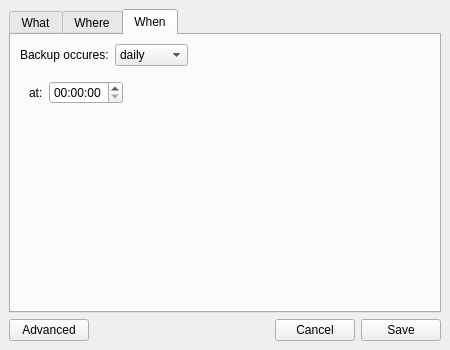
<?xml version="1.0" encoding="UTF-8"?>
<ui version="4.0">
 <class>MainWindow</class>
 <widget class="QMainWindow" name="MainWindow">
  <property name="geometry">
   <rect>
    <x>0</x>
    <y>0</y>
    <width>450</width>
    <height>350</height>
   </rect>
  </property>
  <property name="minimumSize">
   <size>
    <width>450</width>
    <height>350</height>
   </size>
  </property>
  <property name="font">
   <font>
    <family>Segoe UI</family>
    <pointsize>9</pointsize>
   </font>
  </property>
  <property name="windowTitle">
   <string>YodaBox</string>
  </property>
  <property name="locale">
   <locale language="English" country="UnitedStates"/>
  </property>
  <widget class="QWidget" name="centralwidget">
   <layout class="QHBoxLayout" name="horizontalLayout_3">
    <item>
     <layout class="QVBoxLayout" name="verticalLayout">
      <item>
       <widget class="QTabWidget" name="tabConfiguration">
        <property name="currentIndex">
         <number>2</number>
        </property>
        <widget class="QWidget" name="tabWhat">
         <attribute name="title">
          <string>What</string>
         </attribute>
         <layout class="QHBoxLayout" name="horizontalLayout_5">
          <item>
           <layout class="QVBoxLayout" name="verticalLayout_3">
            <property name="bottomMargin">
             <number>0</number>
            </property>
            <item>
             <layout class="QVBoxLayout" name="verticalLayout_2">
              <item>
               <widget class="QLabel" name="labSources">
                <property name="text">
                 <string>Select folders you want to sync</string>
                </property>
               </widget>
              </item>
              <item>
               <widget class="QListView" name="lstSources">
                <property name="minimumSize">
                 <size>
                  <width>0</width>
                  <height>0</height>
                 </size>
                </property>
               </widget>
              </item>
             </layout>
            </item>
            <item>
             <layout class="QHBoxLayout" name="horizontalLayout_4">
              <item>
               <widget class="QPushButton" name="btnAdd">
                <property name="maximumSize">
                 <size>
                  <width>75</width>
                  <height>16777215</height>
                 </size>
                </property>
                <property name="text">
                 <string>Add</string>
                </property>
               </widget>
              </item>
              <item>
               <widget class="QLabel" name="labPath">
                <property name="text">
                 <string>path here</string>
                </property>
               </widget>
              </item>
             </layout>
            </item>
           </layout>
          </item>
         </layout>
        </widget>
        <widget class="QWidget" name="tabWhere">
         <attribute name="title">
          <string>Where</string>
         </attribute>
         <layout class="QHBoxLayout" name="horizontalLayout_8">
          <item>
           <layout class="QVBoxLayout" name="verticalLayout_4">
            <item>
             <widget class="QLabel" name="labTarget">
              <property name="text">
               <string>Chose backup location</string>
              </property>
             </widget>
            </item>
            <item>
             <layout class="QHBoxLayout" name="horizontalLayout_6">
              <item>
               <widget class="QLineEdit" name="elnTarget"/>
              </item>
              <item>
               <widget class="QPushButton" name="btnBrowseTarget">
                <property name="text">
                 <string>Browse</string>
                </property>
               </widget>
              </item>
             </layout>
            </item>
            <item>
             <layout class="QHBoxLayout" name="horizontalLayout_7">
              <item>
               <widget class="QCommandLinkButton" name="clbService1">
                <property name="sizePolicy">
                 <sizepolicy hsizetype="Fixed" vsizetype="Fixed">
                  <horstretch>0</horstretch>
                  <verstretch>0</verstretch>
                 </sizepolicy>
                </property>
                <property name="maximumSize">
                 <size>
                  <width>50</width>
                  <height>50</height>
                 </size>
                </property>
                <property name="text">
                 <string>1</string>
                </property>
               </widget>
              </item>
              <item>
               <widget class="QCommandLinkButton" name="clbService2">
                <property name="sizePolicy">
                 <sizepolicy hsizetype="Fixed" vsizetype="Fixed">
                  <horstretch>0</horstretch>
                  <verstretch>0</verstretch>
                 </sizepolicy>
                </property>
                <property name="maximumSize">
                 <size>
                  <width>50</width>
                  <height>50</height>
                 </size>
                </property>
                <property name="text">
                 <string>2</string>
                </property>
               </widget>
              </item>
              <item>
               <widget class="QCommandLinkButton" name="clbService3">
                <property name="sizePolicy">
                 <sizepolicy hsizetype="Fixed" vsizetype="Fixed">
                  <horstretch>0</horstretch>
                  <verstretch>0</verstretch>
                 </sizepolicy>
                </property>
                <property name="maximumSize">
                 <size>
                  <width>50</width>
                  <height>50</height>
                 </size>
                </property>
                <property name="text">
                 <string>3</string>
                </property>
               </widget>
              </item>
              <item>
               <widget class="QCommandLinkButton" name="clbService4">
                <property name="sizePolicy">
                 <sizepolicy hsizetype="Fixed" vsizetype="Fixed">
                  <horstretch>0</horstretch>
                  <verstretch>0</verstretch>
                 </sizepolicy>
                </property>
                <property name="maximumSize">
                 <size>
                  <width>50</width>
                  <height>50</height>
                 </size>
                </property>
                <property name="text">
                 <string>4</string>
                </property>
               </widget>
              </item>
              <item>
               <spacer name="horizontalSpacer_2">
                <property name="orientation">
                 <enum>Qt::Horizontal</enum>
                </property>
                <property name="sizeHint" stdset="0">
                 <size>
                  <width>40</width>
                  <height>20</height>
                 </size>
                </property>
               </spacer>
              </item>
             </layout>
            </item>
            <item>
             <spacer name="verticalSpacer">
              <property name="orientation">
               <enum>Qt::Vertical</enum>
              </property>
              <property name="sizeHint" stdset="0">
               <size>
                <width>20</width>
                <height>40</height>
               </size>
              </property>
             </spacer>
            </item>
           </layout>
          </item>
         </layout>
        </widget>
        <widget class="QWidget" name="tabWhen">
         <attribute name="title">
          <string>When</string>
         </attribute>
         <layout class="QVBoxLayout" name="verticalLayout_5">
          <item>
           <layout class="QHBoxLayout" name="horizontalLayout_9">
            <item>
             <widget class="QLabel" name="labOccures">
              <property name="text">
               <string>Backup occures:</string>
              </property>
             </widget>
            </item>
            <item>
             <widget class="QComboBox" name="cmbOccures">
              <item>
               <property name="text">
                <string>daily</string>
               </property>
              </item>
              <item>
               <property name="text">
                <string>weekly</string>
               </property>
              </item>
              <item>
               <property name="text">
                <string>monthly</string>
               </property>
              </item>
             </widget>
            </item>
            <item>
             <spacer name="horizontalSpacer_3">
              <property name="orientation">
               <enum>Qt::Horizontal</enum>
              </property>
              <property name="sizeHint" stdset="0">
               <size>
                <width>40</width>
                <height>20</height>
               </size>
              </property>
             </spacer>
            </item>
           </layout>
          </item>
          <item>
           <widget class="QStackedWidget" name="stwOccures">
            <property name="lineWidth">
             <number>0</number>
            </property>
            <property name="currentIndex">
             <number>0</number>
            </property>
            <widget class="QWidget" name="page_5">
             <layout class="QVBoxLayout" name="verticalLayout_7">
              <item>
               <layout class="QHBoxLayout" name="horizontalLayout_11">
                <item>
                 <widget class="QLabel" name="labAtDaily">
                  <property name="text">
                   <string>at:</string>
                  </property>
                 </widget>
                </item>
                <item>
                 <widget class="QTimeEdit" name="etmDaily"/>
                </item>
                <item>
                 <spacer name="horizontalSpacer_7">
                  <property name="orientation">
                   <enum>Qt::Horizontal</enum>
                  </property>
                  <property name="sizeHint" stdset="0">
                   <size>
                    <width>40</width>
                    <height>20</height>
                   </size>
                  </property>
                 </spacer>
                </item>
               </layout>
              </item>
              <item>
               <spacer name="verticalSpacer_3">
                <property name="orientation">
                 <enum>Qt::Vertical</enum>
                </property>
                <property name="sizeHint" stdset="0">
                 <size>
                  <width>20</width>
                  <height>40</height>
                 </size>
                </property>
               </spacer>
              </item>
             </layout>
            </widget>
            <widget class="QWidget" name="page_6">
             <widget class="QWidget" name="layoutWidget">
              <property name="geometry">
               <rect>
                <x>10</x>
                <y>0</y>
                <width>391</width>
                <height>103</height>
               </rect>
              </property>
              <layout class="QVBoxLayout" name="verticalLayout_6">
               <item>
                <layout class="QGridLayout" name="gridLayout_2">
                 <item row="0" column="0">
                  <widget class="QLabel" name="labEveryWeekly">
                   <property name="text">
                    <string>every:</string>
                   </property>
                  </widget>
                 </item>
                 <item row="0" column="1">
                  <widget class="QCheckBox" name="chbMon">
                   <property name="text">
                    <string>Monday</string>
                   </property>
                  </widget>
                 </item>
                 <item row="0" column="2">
                  <widget class="QCheckBox" name="chbTue">
                   <property name="text">
                    <string>Tuesday</string>
                   </property>
                  </widget>
                 </item>
                 <item row="0" column="3">
                  <widget class="QCheckBox" name="chbWed">
                   <property name="text">
                    <string>Wednesday</string>
                   </property>
                  </widget>
                 </item>
                 <item row="1" column="1">
                  <widget class="QCheckBox" name="chbThu">
                   <property name="text">
                    <string>Thursday</string>
                   </property>
                  </widget>
                 </item>
                 <item row="1" column="2">
                  <widget class="QCheckBox" name="chbFri">
                   <property name="text">
                    <string>Friday</string>
                   </property>
                  </widget>
                 </item>
                 <item row="1" column="3">
                  <widget class="QCheckBox" name="chbSat">
                   <property name="text">
                    <string>Saturday</string>
                   </property>
                  </widget>
                 </item>
                 <item row="1" column="4">
                  <spacer name="horizontalSpacer_6">
                   <property name="orientation">
                    <enum>Qt::Horizontal</enum>
                   </property>
                   <property name="sizeHint" stdset="0">
                    <size>
                     <width>40</width>
                     <height>20</height>
                    </size>
                   </property>
                  </spacer>
                 </item>
                 <item row="2" column="1">
                  <widget class="QCheckBox" name="chbSun">
                   <property name="text">
                    <string>Sunday</string>
                   </property>
                  </widget>
                 </item>
                </layout>
               </item>
               <item>
                <layout class="QHBoxLayout" name="horizontalLayout_12">
                 <item>
                  <widget class="QLabel" name="labAtWeekly">
                   <property name="text">
                    <string>at:</string>
                   </property>
                  </widget>
                 </item>
                 <item>
                  <widget class="QTimeEdit" name="etmWeekly"/>
                 </item>
                 <item>
                  <spacer name="horizontalSpacer_8">
                   <property name="orientation">
                    <enum>Qt::Horizontal</enum>
                   </property>
                   <property name="sizeHint" stdset="0">
                    <size>
                     <width>40</width>
                     <height>20</height>
                    </size>
                   </property>
                  </spacer>
                 </item>
                </layout>
               </item>
              </layout>
             </widget>
            </widget>
            <widget class="QWidget" name="page_7">
             <layout class="QVBoxLayout" name="verticalLayout_8">
              <item>
               <layout class="QHBoxLayout" name="horizontalLayout_10">
                <item>
                 <widget class="QLabel" name="labEveryMonthly">
                  <property name="text">
                   <string>every</string>
                  </property>
                 </widget>
                </item>
                <item>
                 <widget class="QSpinBox" name="spbMonthly"/>
                </item>
                <item>
                 <widget class="QLabel" name="labDayMonthly">
                  <property name="text">
                   <string>day of the month</string>
                  </property>
                 </widget>
                </item>
                <item>
                 <spacer name="horizontalSpacer_4">
                  <property name="orientation">
                   <enum>Qt::Horizontal</enum>
                  </property>
                  <property name="sizeHint" stdset="0">
                   <size>
                    <width>40</width>
                    <height>20</height>
                   </size>
                  </property>
                 </spacer>
                </item>
               </layout>
              </item>
              <item>
               <layout class="QHBoxLayout" name="horizontalLayout_13">
                <item>
                 <widget class="QLabel" name="labAtMonthly">
                  <property name="text">
                   <string>at:</string>
                  </property>
                 </widget>
                </item>
                <item>
                 <widget class="QTimeEdit" name="etmMonthly"/>
                </item>
                <item>
                 <spacer name="horizontalSpacer_9">
                  <property name="orientation">
                   <enum>Qt::Horizontal</enum>
                  </property>
                  <property name="sizeHint" stdset="0">
                   <size>
                    <width>40</width>
                    <height>20</height>
                   </size>
                  </property>
                 </spacer>
                </item>
               </layout>
              </item>
              <item>
               <spacer name="verticalSpacer_4">
                <property name="orientation">
                 <enum>Qt::Vertical</enum>
                </property>
                <property name="sizeHint" stdset="0">
                 <size>
                  <width>20</width>
                  <height>40</height>
                 </size>
                </property>
               </spacer>
              </item>
             </layout>
            </widget>
           </widget>
          </item>
          <item>
           <spacer name="verticalSpacer_2">
            <property name="orientation">
             <enum>Qt::Vertical</enum>
            </property>
            <property name="sizeHint" stdset="0">
             <size>
              <width>20</width>
              <height>40</height>
             </size>
            </property>
           </spacer>
          </item>
         </layout>
        </widget>
       </widget>
      </item>
      <item>
       <layout class="QHBoxLayout" name="horizontalLayout_2">
        <item>
         <widget class="QPushButton" name="btnAdvanced">
          <property name="text">
           <string>Advanced</string>
          </property>
         </widget>
        </item>
        <item>
         <spacer name="horizontalSpacer">
          <property name="orientation">
           <enum>Qt::Horizontal</enum>
          </property>
          <property name="sizeHint" stdset="0">
           <size>
            <width>40</width>
            <height>20</height>
           </size>
          </property>
         </spacer>
        </item>
        <item>
         <layout class="QHBoxLayout" name="horizontalLayout">
          <item>
           <widget class="QPushButton" name="btnCancel">
            <property name="text">
             <string>Cancel</string>
            </property>
           </widget>
          </item>
          <item>
           <widget class="QPushButton" name="btnSave">
            <property name="text">
             <string>Save</string>
            </property>
           </widget>
          </item>
         </layout>
        </item>
       </layout>
      </item>
     </layout>
    </item>
   </layout>
  </widget>
 </widget>
 <tabstops>
  <tabstop>tabConfiguration</tabstop>
  <tabstop>lstSources</tabstop>
  <tabstop>btnAdd</tabstop>
  <tabstop>elnTarget</tabstop>
  <tabstop>btnBrowseTarget</tabstop>
  <tabstop>clbService1</tabstop>
  <tabstop>clbService2</tabstop>
  <tabstop>clbService3</tabstop>
  <tabstop>clbService4</tabstop>
  <tabstop>cmbOccures</tabstop>
  <tabstop>etmDaily</tabstop>
  <tabstop>btnAdvanced</tabstop>
  <tabstop>btnCancel</tabstop>
  <tabstop>btnSave</tabstop>
  <tabstop>chbMon</tabstop>
  <tabstop>chbTue</tabstop>
  <tabstop>chbWed</tabstop>
  <tabstop>chbThu</tabstop>
  <tabstop>chbFri</tabstop>
  <tabstop>chbSat</tabstop>
  <tabstop>chbSun</tabstop>
  <tabstop>etmWeekly</tabstop>
  <tabstop>spbMonthly</tabstop>
  <tabstop>etmMonthly</tabstop>
 </tabstops>
 <resources/>
 <connections>
  <connection>
   <sender>btnCancel</sender>
   <signal>clicked()</signal>
   <receiver>MainWindow</receiver>
   <slot>close()</slot>
   <hints>
    <hint type="sourcelabel">
     <x>310</x>
     <y>327</y>
    </hint>
    <hint type="destinationlabel">
     <x>314</x>
     <y>367</y>
    </hint>
   </hints>
  </connection>
  <connection>
   <sender>cmbOccures</sender>
   <signal>activated(int)</signal>
   <receiver>stwOccures</receiver>
   <slot>setCurrentIndex(int)</slot>
   <hints>
    <hint type="sourcelabel">
     <x>157</x>
     <y>54</y>
    </hint>
    <hint type="destinationlabel">
     <x>124</x>
     <y>104</y>
    </hint>
   </hints>
  </connection>
 </connections>
</ui>
